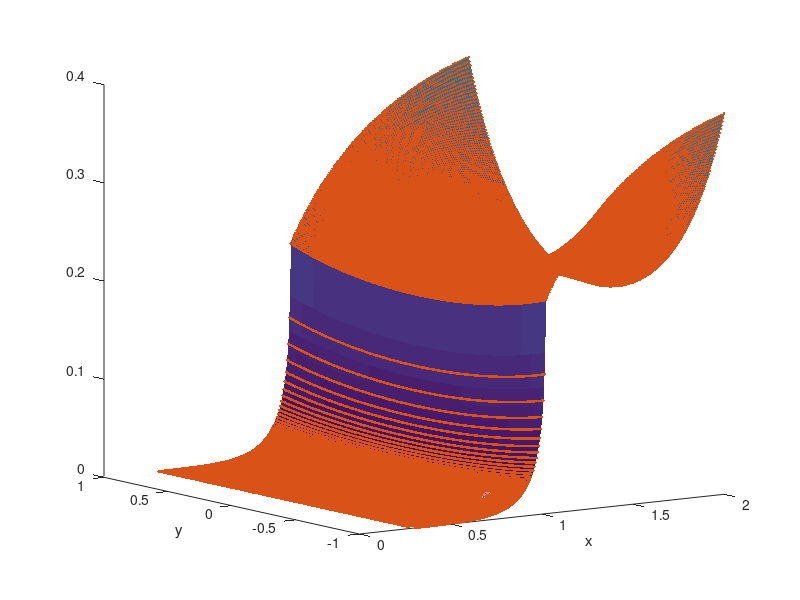

Source code (MATLAB):
clear all; close all; clc;

 load('grid300.dat','ascii')
% scatter3(grid300(:,1),grid300(:,2),grid300(:,3))


cross=load('grid_linear.dat','ascii')';

%% 

V=cross;%magic(10);

ev=linspace(0.3,2,301);
cthv=linspace(-0.9995,0.9995,301)


[X,Y] = meshgrid(ev,cthv);


for ni=50000;%1:100;
%     cross(3,1)
Xq=grid300(ni,1)%linspace(0.3,2,10)
Yq=grid300(ni,2)%linspace(-0.9995,0.9995,10)
% zz(ni)=
grid300(ni,3)
Vq=interp2(X,Y,V,Xq,Yq,'linear')
% za(ni)=Vq
end



figure(90)
hold on
scatter3(Xq,Yq,Vq,'r')
scatter3(grid300(:,1),grid300(:,2),grid300(:,3),'.b')
surf(ev,cthv,V,'EdgeColor','none')
hold off
xlabel('x')
ylabel('y')
view(-35,10)



% 
% 
% interpn(grid300(:,1),acos(grid300(:,2)),grid300(:,3),Xq,Yq)



